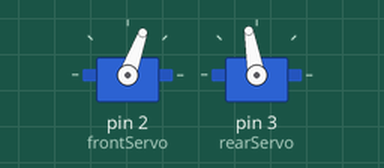
Bench run of a sketch on a simulated Arduino Uno, built with avr-gcc and run on an emulated ATmega328P. Parts: 2 × servo.

Above: at 0.05 s.
At 0.25 s:
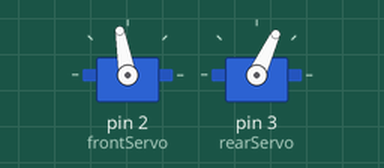
At 0.5 s:
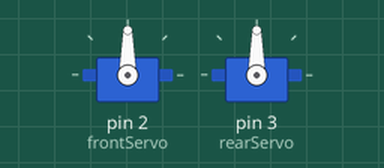
Timing chart, 0 to 3.0 s (numbered marks = the images above):
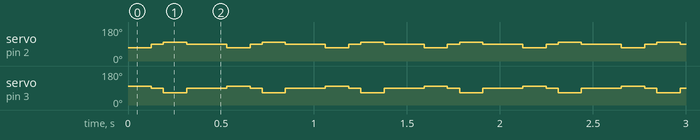

Measured:
- by itself, servo on pin 2 (frontServo): repeats every 0.53 s: 100° 0.13 s, 90° 0.22 s, 70° 0.13 s, 90° 0.07 s
- by itself, servo on pin 3 (rearServo): repeats every 0.53 s: 65° 0.13 s, 90° 0.22 s, 100° 0.13 s, 90° 0.07 s

The sketch:

walker_foward.ino
```cpp
#include <Servo.h>

Servo frontServo;
Servo rearServo;
int centerPos = 90;
int frontRightUp = 70;
int frontLeftUp = 100;
int backRightForward = 65;

int backLeftForward = 100;
void moveForward()
{
  frontServo.write( frontRightUp);
  rearServo.write( backLeftForward);
  delay( 125);
  frontServo.write( centerPos);
  rearServo.write( centerPos);
  delay( 65); frontServo.write( frontLeftUp);
  rearServo.write( backRightForward);
  delay( 125);
  frontServo.write( centerPos);
  rearServo.write( centerPos);
  delay( 65);
  }
  void setup()
  {
    frontServo.attach(2);
    rearServo.attach( 3);
  }
void loop()
{
  moveForward();
  delay( 150);
}
```
